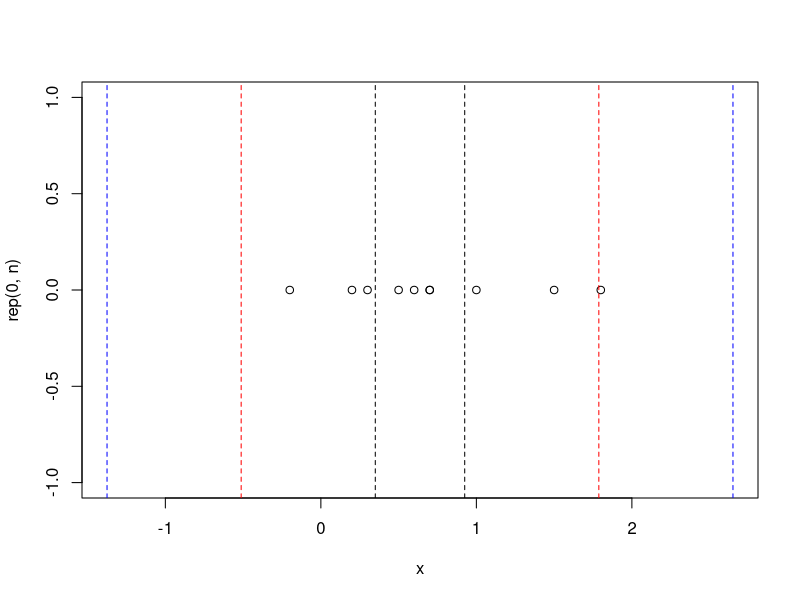
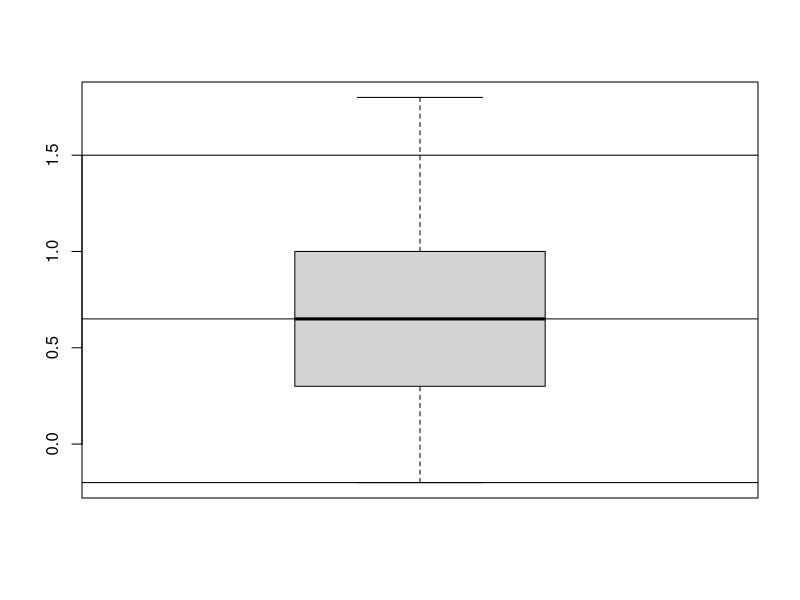
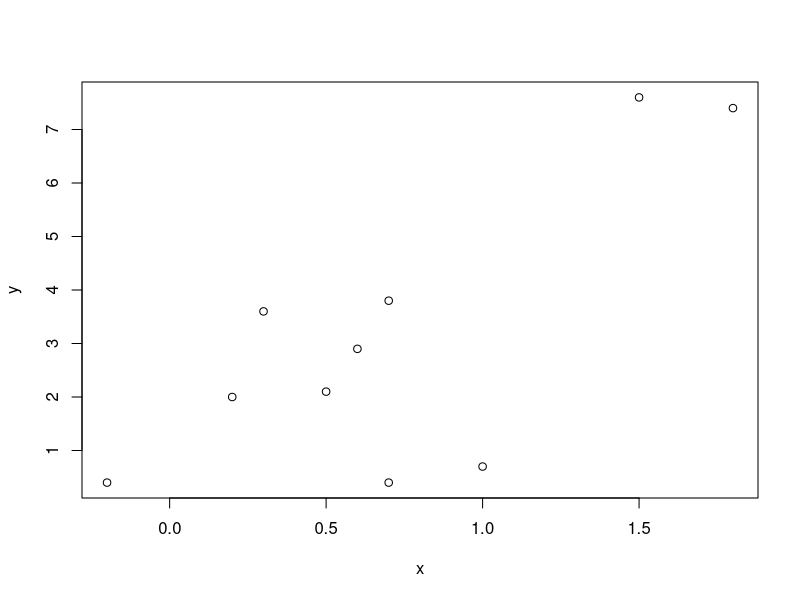
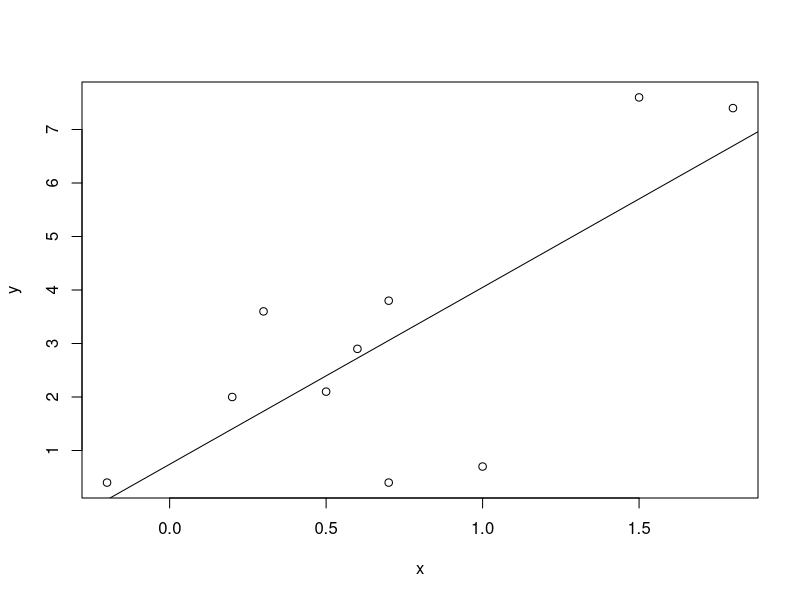

The R script that drew these images, in order:
#-----------------------------------
#
#       Discussion Example
#
#-----------------------------------

#-------------------------
#   Set up data
#-------------------------

n <- 10
f <- function(x) rnorm(1, mean = 3*x, sd = 2)
x <- round(rnorm(n), 1)
y <- round(sapply(x,f),1)

#-----------------------------
#   Univariate Data Analysis
#-----------------------------

#print data
print(x)

#measures of center
mean(x) 
median(x)

#measures of dispersion
var(x) 
sd(x)
sd(x)/mean(x)

#5 number summary
summary(x)

#IQR
Q1 <- unname(summary(x)[2])
Q3 <- unname(summary(x)[5])
IQR <-Q3 - Q1

#Check for outliers
LIF <- Q1 - 1.5 * IQR
LOF <- Q1 - 3 * IQR

UIF <- Q3 + 1.5 * IQR
UOF <- Q3 + 3 * IQR

#plot these
plot(x, rep(0,n), xlim = c(LOF, UOF))
abline(v = Q1, lty = 2); abline(v = Q3, lty = 2)
abline(v = LIF, col = "red", lty = 2); abline(v = UIF, col = "red", lty = 2)
abline(v = LOF, col = "blue", lty = 2); abline(v = UOF, col = "blue", lty = 2)

#boxplots
boxplot(x)
abline(h = min(x[which(x > LIF)]))
abline(h = max(x[which(x < UIF)]))
abline(h = median(x))

#correlation
plot(x, y)

#correlation
cor(x, y)
cor(-x, y)
cor(-x, -y)

#regression coefficent
rho <- cor(x,y)
sdx <- sd(x)
sdy <- sd(y)


beta1 <- rho * sdy/sdx
beta0 <- mean(y) - beta1 * mean(x)

plot(x, y)
abline(a = beta0, b = beta1)




